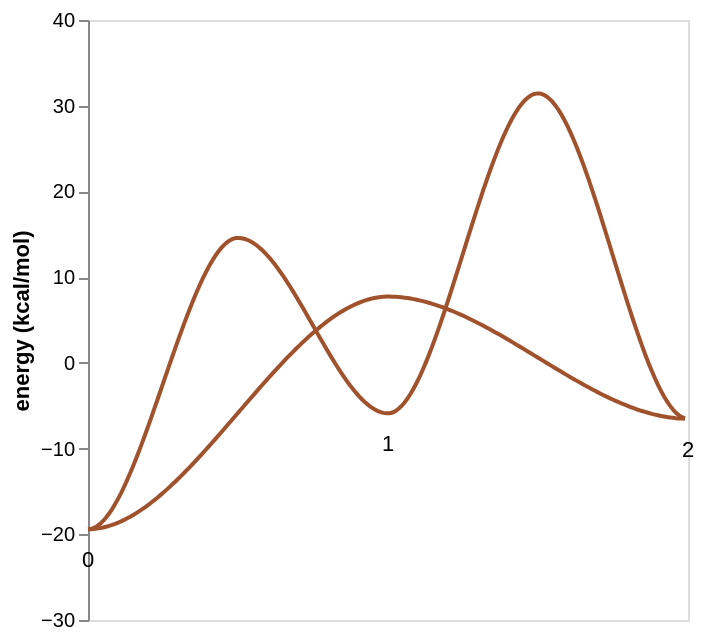

Notebook code for this chart:
### Code cell
root_key0 = 0
leaf_keys0 = [2]

node_paths0 = mess.surf.node_paths_from_source(surf0, root_key0, leaf_keys=leaf_keys0)
print(node_paths0)

mess.surf.plot_paths(
    surf0,
    node_paths0,
    colors=[plot.Color.sienna] * len(node_paths0),
    label=True,
    energy_range=(-30, 40),
)

### Figure 1 — Vega-Lite specification as saved in the notebook (floating-point values rounded to 4 significant figures; data arrays with more than 128 entries replaced by an {"elided": "..."} marker saying what was removed)
{"config": {"view": {"continuousWidth": 300, "continuousHeight": 300}, "axis": {"grid": false}}, "layer": [{"data": {"name": "data-2571054d0903a9898f7ce513c9fd6c72"}, "mark": {"type": "line"}, "encoding": {"color": {"field": "path", "legend": null, "scale": {"domain": ["0", "1"], "range": ["#a0522d", "#a0522d"]}, "type": "nominal"}, "x": {"axis": null, "field": "x", "type": "temporal"}, "y": {"field": "energy", "scale": {"domain": [-30, 40]}, "title": "energy (kcal/mol)", "type": "quantitative"}}, "transform": [{"fold": ["1", "0"], "as": ["path", "energy"]}]}, {"data": {"name": "data-a8af1e80e993a3d4350f75b10513074f"}, "mark": {"type": "text", "baseline": "top", "dy": 10}, "encoding": {"text": {"field": "label", "type": "quantitative"}, "x": {"axis": null, "field": "x", "type": "quantitative"}, "y": {"field": "y", "type": "quantitative"}}}], "$schema": "https://vega.github.io/schema/vega-lite/v5.20.1.json", "datasets": {"data-2571054d0903a9898f7ce513c9fd6c72": {"elided": "200 records"}, "data-a8af1e80e993a3d4350f75b10513074f": [{"x": 0.0, "y": -19.41, "label": 0}, {"x": 0.5, "y": -5.89, "label": 1}, {"x": 1.0, "y": -6.52, "label": 2}]}}
